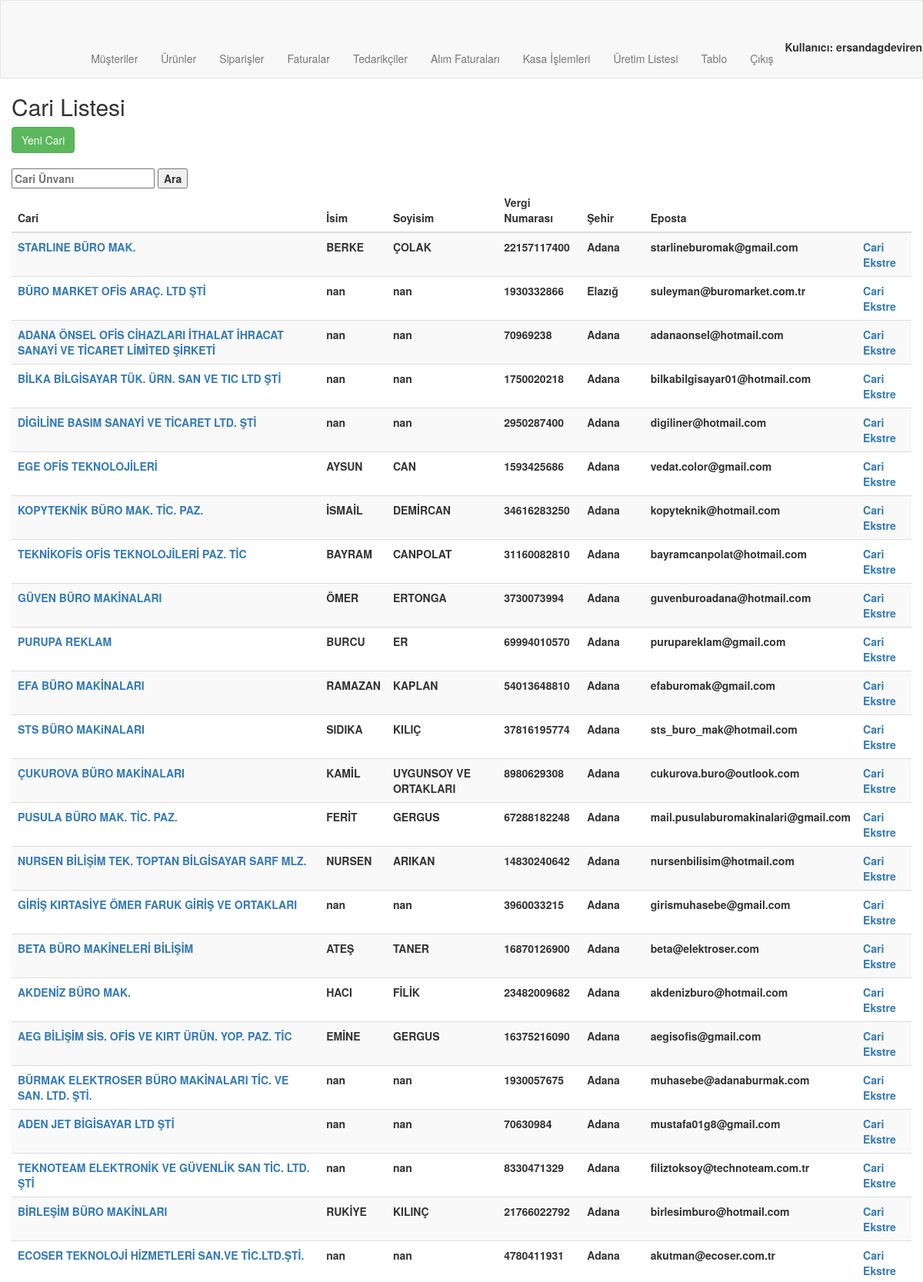
The page /order/customers/ (signed in, upper part) on the database its author committed.
### order/models.py (models this page shows, shortened)
class Customer(models.Model):
    user = models.ForeignKey(User, on_delete=models.CASCADE, related_name="user_customers",blank=True,null=True)
    customerCode = models.CharField(max_length=50)
    companyName = models.CharField(max_length=50)
    taxOffice = models.CharField(max_length=50)
    tax_number = models.CharField(max_length=50, blank=True)
    name = models.CharField(max_length=50, blank=True)
    middleName = models.CharField(max_length=50, blank=True)
    surname = models.CharField(max_length=50, blank=True)
    city = models.CharField(max_length=50)
    district = models.CharField(max_length=50)
    adress = models.CharField(max_length=250, blank=True)
    shipping_adress=models.CharField(max_length=250, blank=True)
    country = models.CharField(max_length=50, blank=True, default="Türkiye")
    email = models.EmailField(blank=True)
    telephone = models.CharField(max_length=11, blank=True)
    customerType = models.CharField(max_length=50, blank=True)
    contactPerson = models.CharField(max_length=50, blank=True)
    E_invoice=models.BooleanField(default=True)

### order/views.py (the view)
# urls.py: path('customers/', views.customer_listed, name='customer_listed'),
@login_required
@user_passes_test(is_admin)
def customer_listed(request):
    search_query = request.GET.get('search', '')
    customers = Customer.objects.all()
    if search_query:
        customers = customers.filter(companyName__icontains=search_query)
    paginator = Paginator(customers, 50)  # Show 20 customers per page
    page_number = request.GET.get('page')
    page_obj = paginator.get_page(page_number)
    return render(request, 'order/customer_list.html', {'page_obj': page_obj})

### order/views.py (called while the page is built)
def is_admin(user):
    return user.is_authenticated and user.is_staff

### order/Templates/order/customer_list.html (shortened to what this page needs)
{% extends "order/navbar.html" %}
{% block content %}
<h2>Cari Listesi</h2>
<a href="{% url 'order:customer_new' %}" class="btn btn-success mb-2">Yeni Cari</a>
<br>
<br>
<div class="search-container">
    <form action="{% url 'order:customer_listed' %}" method="get">
        <input type="text" placeholder="Cari Ünvanı" name="search">
        <button type="submit">Ara</button>
    </form>
</div>
<table class="table table-striped">
    <thead>
        <tr>
            <th>Cari</th>
            <th>İsim</th>
            <th>Soyisim</th>
            <th>Vergi Numarası</th>
            <th>Şehir</th>
            <th>Eposta</th>
            <th></th>
        </tr>
    </thead>
    <tbody>
        {% for customer in page_obj %}
        <tr>
            <td>
                <a href="{% url 'order:customer_details' customer.id %}">{{ customer.companyName }}</a>
            </td>
            <td>{{ customer.name }}</td>
            <td>{{ customer.surname }}</td>
            <td>{{ customer.tax_number }}</td>
            <td>{{ customer.city }}</td>
            <td>{{ customer.email }}</td>
            <td>
                <a href="{% url 'order:customer_financials' customer_id=customer.id %}">Cari Ekstre</a>
            </td>
        </tr>
        {% endfor %}
    </tbody>
</table>
{% endblock %}

### order/Templates/order/navbar.html (shortened to what this page needs)
<!DOCTYPE html>
{% load static %}
<html lang="en">
<head>
    <link rel="stylesheet" href="https://maxcdn.bootstrapcdn.com/bootstrap/3.3.7/css/bootstrap.min.css">
</head>
<body>
    <nav class="navbar navbar-default">
        <div class="container-custom">
            <div class="navbar-header">
                <a class="navbar-brand brand-font" href="{% url 'order:main' %}">
                </a>
            </div>
            <ul class="nav navbar-nav navbar-right">
                {% if user.is_authenticated %}
                    {% if user.is_staff %}
                        <li><a href="{% url 'order:customer_listed' %}">Müşteriler</a></li>
                        <li><a href="{% url 'order:search' %}">Ürünler</a></li>
                        <li><a href="{% url 'order:order_list' %}">Siparişler</a></li>
                        <li><a href="{% url 'order:invoice_list' %}">Faturalar</a></li>
                        <li><a href="{% url 'order:supplier_listed' %}">Tedarikçiler</a></li>
                        <li><a href="{% url 'order:buying_invoice_list' %}">Alım Faturaları</a></li>
                        <li><a href="{% url 'order:payment_receipt_list' %}">Kasa İşlemleri</a></li>
                        <li><a href="{% url 'order:make_production' %}">Üretim Listesi</a></li>
                        <li><a href="{% url 'order:comparison' %}">Tablo</a></li>
                    {% else %}
                        <li><a href="{% url 'order:user_order_list' %}">Siparişlerim</a></li>
                        <li><a href="{% url 'order:user_invoice_list' %}">Faturalarım</a></li>
                        <li><a href="{% url 'order:user_financial' %}">Cari Ekstrem</a></li>
                    {% endif %}
                    <li><a href="{% url 'users:logout' %}">Çıkış</a></li>
                    {% if not user.is_staff %}
                        <li><a href="{% url 'order:customer_update_request' user.pk %}"> <b>Merhaba {{user.username}}</b></a></li>
                    {% else %}
                        <li> <b>Kullanıcı: {{user.username}}</li>
                    {% endif %}
                {% else %}
                    <li><a href="{% url 'users:login' %}">Giriş</a></li>
                    <li><a href="">Üye Ol</a></li>
                {% endif %}
            </ul>
        </div>
    </nav>
    <div class="container-custom">
        {% block content %}
        {% endblock %}
    </div>
</body>
</html>

### order/Templates/order/navbar.html (style rules this page uses)
.container-custom { padding-left: 15px; padding-right: 15px; }
.navbar-default { margin: 0; border-radius: 0; }

### rows shown on the page
Customer: companyName "STARLINE BÜRO MAK.", name "BERKE", surname "ÇOLAK", tax_number "22157117400", city "Adana", email "starlineburomak@gmail.com"
Customer: companyName "BÜRO MARKET OFİS ARAÇ. LTD ŞTİ", name "nan", surname "nan", tax_number "1930332866", city "Elazığ", email "suleyman@buromarket.com.tr"
Customer: companyName "ADANA ÖNSEL OFİS CİHAZLARI İTHALAT İHRACAT SANAYİ VE TİCARET LİMİTED ŞİRKETİ", name "nan", surname "nan", tax_number "70969238", city "Adana", email "adanaonsel@hotmail.com"
Customer: companyName "BİLKA BİLGİSAYAR TÜK. ÜRN. SAN VE TIC LTD ŞTİ", name "nan", surname "nan", tax_number "1750020218", city "Adana", email "bilkabilgisayar01@hotmail.com"
Customer: companyName "DİGİLİNE BASIM SANAYİ VE TİCARET LTD. ŞTİ", name "nan", surname "nan", tax_number "2950287400", city "Adana", email "digiliner@hotmail.com"
Customer: companyName "EGE OFİS TEKNOLOJİLERİ", name "AYSUN", surname "CAN", tax_number "1593425686", city "Adana", email "vedat.color@gmail.com"
Customer: companyName "KOPYTEKNİK BÜRO MAK. TİC. PAZ.", name "İSMAİL", surname "DEMİRCAN", tax_number "34616283250", city "Adana", email "kopyteknik@hotmail.com"
Customer: companyName "TEKNİKOFİS OFİS TEKNOLOJİLERİ PAZ. TİC", name "BAYRAM", surname "CANPOLAT", tax_number "31160082810", city "Adana", email "bayramcanpolat@hotmail.com"
Customer: companyName "GÜVEN BÜRO MAKİNALARI", name "ÖMER", surname "ERTONGA", tax_number "3730073994", city "Adana", email "guvenburoadana@hotmail.com"
Customer: companyName "PURUPA REKLAM", name "BURCU", surname "ER", tax_number "69994010570", city "Adana", email "purupareklam@gmail.com"
Customer: companyName "EFA BÜRO MAKİNALARI", name "RAMAZAN", surname "KAPLAN", tax_number "54013648810", city "Adana", email "efaburomak@gmail.com"
Customer: companyName "STS BÜRO MAKiNALARI", name "SIDIKA", surname "KILIÇ", tax_number "37816195774", city "Adana", email "sts_buro_mak@hotmail.com"
Customer: companyName "ÇUKUROVA BÜRO MAKİNALARI", name "KAMİL", surname "UYGUNSOY VE ORTAKLARI", tax_number "8980629308", city "Adana", email "cukurova.buro@outlook.com"
Customer: companyName "PUSULA BÜRO MAK. TİC. PAZ.", name "FERİT", surname "GERGUS", tax_number "67288182248", city "Adana", email "mail.pusulaburomakinalari@gmail.com"
Customer: companyName "NURSEN BİLİŞİM TEK. TOPTAN BİLGİSAYAR SARF MLZ.", name "NURSEN", surname "ARIKAN", tax_number "14830240642", city "Adana", email "nursenbilisim@hotmail.com"
Customer: companyName "GİRİŞ KIRTASİYE ÖMER FARUK GİRİŞ VE ORTAKLARI", name "nan", surname "nan", tax_number "3960033215", city "Adana", email "girismuhasebe@gmail.com"
Customer: companyName "BETA BÜRO MAKİNELERİ BİLİŞİM", name "ATEŞ", surname "TANER", tax_number "16870126900", city "Adana", email "beta@elektroser.com"
Customer: companyName "AKDENİZ BÜRO MAK.", name "HACI", surname "FİLİK", tax_number "23482009682", city "Adana", email "akdenizburo@hotmail.com"
Customer: companyName "AEG BİLİŞİM SİS. OFİS VE KIRT ÜRÜN. YOP. PAZ. TİC", name "EMİNE", surname "GERGUS", tax_number "16375216090", city "Adana", email "aegisofis@gmail.com"
Customer: companyName "BÜRMAK ELEKTROSER BÜRO MAKİNALARI TİC. VE SAN. LTD. ŞTİ.", name "nan", surname "nan", tax_number "1930057675", city "Adana", email "muhasebe@adanaburmak.com"
Customer: companyName "ADEN JET BİGİSAYAR LTD ŞTİ", name "nan", surname "nan", tax_number "70630984", city "Adana", email "mustafa01g8@gmail.com"
Customer: companyName "TEKNOTEAM ELEKTRONİK VE GÜVENLİK SAN TİC. LTD. ŞTİ", name "nan", surname "nan", tax_number "8330471329", city "Adana", email "filiztoksoy@technoteam.com.tr"
Customer: companyName "BİRLEŞİM BÜRO MAKİNLARI", name "RUKİYE", surname "KILINÇ", tax_number "21766022792", city "Adana", email "birlesimburo@hotmail.com"
Customer: companyName "ECOSER TEKNOLOJİ HİZMETLERİ SAN.VE TİC.LTD.ŞTİ.", name "nan", surname "nan", tax_number "4780411931", city "Adana", email "akutman@ecoser.com.tr"

### other values the page prints
{{ user.username }} "ersandagdeviren"
